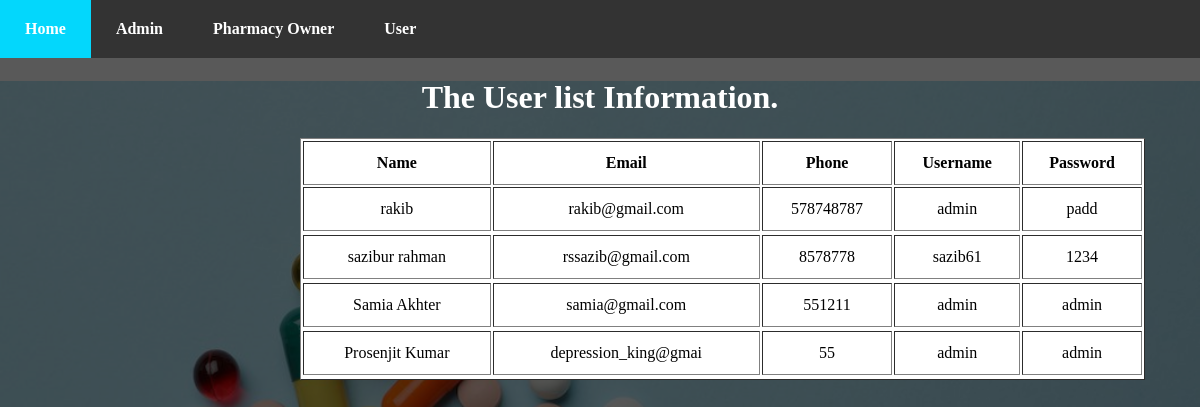
Screenshot of /user_list.php with the database file from the repository.
### tables this page shows
CREATE TABLE `user_signup` (
  `name` varchar(20) NOT NULL,
  `email` varchar(20) NOT NULL,
  `phone` varchar(20) NOT NULL,
  `username` varchar(20) NOT NULL,
  `pass` varchar(20) NOT NULL
);

### user_list.php (the view, shortened to what this page needs)
<!DOCTYPE html>
<html>
<head>
<link rel="stylesheet" href="user_list.css">
</head>
<body>
<?php
$connectQuery = mysqli_connect("localhost", "root", "", "med");
if(mysqli_connect_errno()){
    echo mysqli_connect_error();
    exit();
}else{
    $selectQuery = "SELECT * FROM user_signup";
    $result = mysqli_query($connectQuery,$selectQuery);
}
?>
<div class="main-menu">
	<ul>
	  <li><a href="home.php">Home</a></li>
	  <li><a href="admin.php">Admin</a></li>
	  <li><a href="Pharmacy.html">Pharmacy Owner</a></li>
	  <li><a href="ulogin.php">User</a></li>
	</ul>
</div>
<div class = "show_user_list">
    <h1>The User list Information.</h1>
    <table border="1px" style="width:600px; line-height:40px;">
        <thead>
            <tr>
                <th>Name</th>
                <th>Email</th>
                <th>Phone</th>
                <th>Username</th>
                <th>Password</th>
            </tr>
        </thead>
        <tbody>
            <?php
                while($row = mysqli_fetch_assoc($result)){
             ?>
                <tr>
                    <td><?php echo $row['name'];?></td>
                    <td><?php echo $row['email']; ?></td>
                    <td><?php echo $row['phone']; ?></td>
                    <td><?php echo $row['username']; ?></td>
                    <td><?php echo $row['pass']; ?></td>
                <tr>
            <?php } ?>
        </tbody>
    </table>
</div>
</body>
</html>

### user_list.css (style rules this page uses)
body { background-image: url("img.jpg"); background-repeat: no-repeat; background-position: center; background-attachment: fixed; margin: 0px; z-index: -1; position: relative; height: 100%; background-size: 100%; }
ul { list-style-type: none; margin: 0; padding: 0; overflow: hidden; background-color: #333; }
a { text-decoration: none; color: white; }
li { float: left; }
li a { display: block; text-align: center; padding: 20px 25px; font-size: 16px; font-weight: 600; }
.show_user_list { z-index: 100; position: relative; color: white; text-align: center; }
.show_user_list table { width:845px !important; margin-left: 300px; background: white; color: black; }

### rows the page displays
user_signup: name "rakib", email "rakib@gmail.com", phone "578748787", username "admin", pass "padd"
user_signup: name "sazibur rahman", email "rssazib@gmail.com", phone "8578778", username "sazib61", pass "1234"
user_signup: name "Samia Akhter", email "samia@gmail.com", phone "551211", username "admin", pass "admin"
user_signup: name "Prosenjit Kumar", email "depression_king@gmai", phone "55", username "admin", pass "admin"
